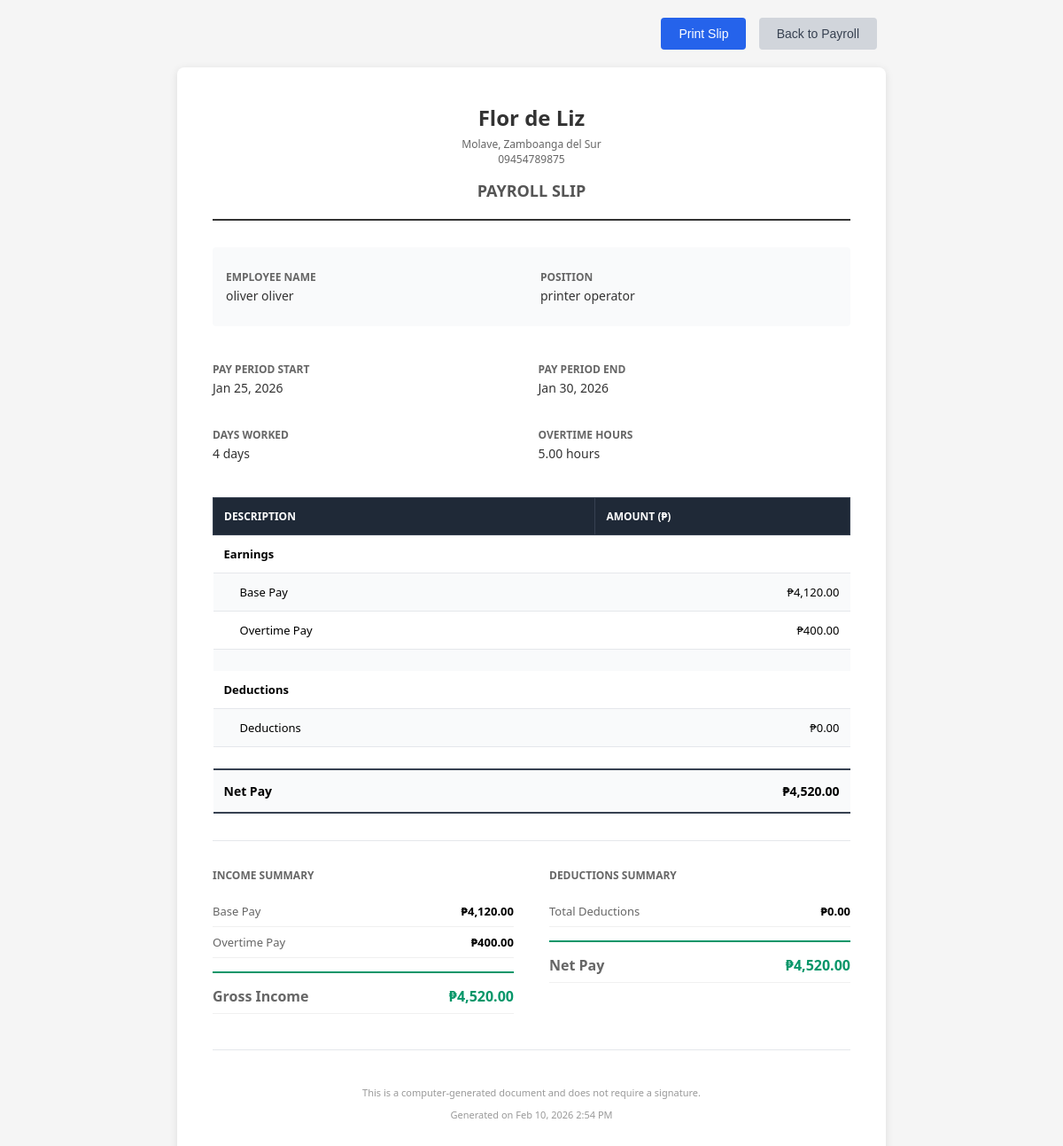
The app's page /admin/payroll/slip.php?id=3 (signed in) with its own data.
### tables this page shows
CREATE TABLE `payroll` (
  `id` int(11) NOT NULL,
  `employee_id` int(11) NOT NULL,
  `pay_period_start` date NOT NULL,
  `pay_period_end` date NOT NULL,
  `days_worked` int(11) DEFAULT 0,
  `overtime_hours` decimal(5,2) DEFAULT 0.00,
  `base_pay` decimal(10,2) DEFAULT 0.00,
  `overtime_pay` decimal(10,2) DEFAULT 0.00,
  `deductions` decimal(10,2) DEFAULT 0.00,
  `total_pay` decimal(10,2) DEFAULT 0.00,
  `status` enum('draft','approved','paid') DEFAULT 'draft',
  `notes` text DEFAULT NULL,
  `created_at` timestamp NOT NULL DEFAULT current_timestamp(),
  `updated_at` timestamp NOT NULL DEFAULT current_timestamp() ON UPDATE current_timestamp()
);

CREATE TABLE `employees` (
  `id` int(11) NOT NULL,
  `user_id` int(11) DEFAULT NULL,
  `first_name` varchar(50) DEFAULT NULL,
  `last_name` varchar(50) DEFAULT NULL,
  `email` varchar(100) DEFAULT NULL,
  `phone` varchar(20) DEFAULT NULL,
  `position` varchar(100) DEFAULT NULL,
  `hire_date` date DEFAULT NULL,
  `daily_rate` decimal(10,2) DEFAULT 1730.00,
  `overtime_rate` decimal(10,2) DEFAULT 80.00,
  `is_active` tinyint(1) DEFAULT 1,
  `created_at` timestamp NOT NULL DEFAULT current_timestamp(),
  `updated_at` timestamp NOT NULL DEFAULT current_timestamp() ON UPDATE current_timestamp()
);

### admin/payroll/slip.php (the view, shortened to what this page needs)
<?php
$conn = require_once __DIR__ . '/../../config/database.php';
$id = $_GET['id'] ?? null;
$stmt = $conn->prepare("
    SELECT p.*, e.first_name, e.last_name, e.position, e.daily_rate, e.overtime_rate, u.email
    FROM payroll p
    JOIN employees e ON p.employee_id = e.id
    LEFT JOIN users u ON e.user_id = u.id
    WHERE p.id = ?
");
$stmt->bind_param('i', $id);
$stmt->execute();
$result = $stmt->get_result();
$payroll = $result->fetch_assoc();
$company_name = "Flor de Liz";
$company_address = "Molave, Zamboanga del Sur";
$company_contact = "09454789875";
?>
<!DOCTYPE html>
<html lang="en">
<head>
</head>
<body>
    <div class="container">
        <div class="no-print">
            <button class="btn btn-print" onclick="window.print()">Print Slip</button>
            <button class="btn btn-back" onclick="window.location.href='../payroll.php'">Back to Payroll</button>
        </div>
        <div class="payroll-slip">
            <div class="header">
                <div class="company-name"><?php echo $company_name; ?></div>
                <div style="font-size: 12px; color: #666; margin-top: 5px;">
                    <?php echo $company_address; ?><br>
                    <?php echo $company_contact; ?>
                </div>
                <div class="document-title">PAYROLL SLIP</div>
            </div>
            <div class="employee-info">
                <div>
                    <div class="info-item">
                        <div class="info-label">Employee Name</div>
                        <div class="info-value"><?php echo htmlspecialchars($payroll['first_name'] . ' ' . $payroll['last_name']); ?></div>
                    </div>
                </div>
                <div>
                    <div class="info-item">
                        <div class="info-label">Position</div>
                        <div class="info-value"><?php echo htmlspecialchars($payroll['position']); ?></div>
                    </div>
                </div>
            </div>
            <div class="info-section">
                <div class="info-item">
                    <div class="info-label">Pay Period Start</div>
                    <div class="info-value"><?php echo date('M d, Y', strtotime($payroll['pay_period_start'])); ?></div>
                </div>
                <div class="info-item">
                    <div class="info-label">Pay Period End</div>
                    <div class="info-value"><?php echo date('M d, Y', strtotime($payroll['pay_period_end'])); ?></div>
                </div>
                <div class="info-item">
                    <div class="info-label">Days Worked</div>
                    <div class="info-value"><?php echo $payroll['days_worked']; ?> days</div>
                </div>
                <div class="info-item">
                    <div class="info-label">Overtime Hours</div>
                    <div class="info-value"><?php echo number_format($payroll['overtime_hours'], 2); ?> hours</div>
                </div>
            </div>
            <table class="salary-table">
                <thead>
                    <tr>
                        <th style="width: 60%;">Description</th>
                        <th style="width: 40%;" class="amount">Amount (₱)</th>
                    </tr>
                </thead>
                <tbody>
                    <tr>
                        <td><strong>Earnings</strong></td>
                        <td></td>
                    </tr>
                    <tr>
                        <td style="padding-left: 30px;">Base Pay</td>
                        <td class="amount">₱<?php echo number_format($payroll['base_pay'], 2); ?></td>
                    </tr>
                    <tr>
                        <td style="padding-left: 30px;">Overtime Pay</td>
                        <td class="amount">₱<?php echo number_format($payroll['overtime_pay'], 2); ?></td>
                    </tr>
                    <tr>
                        <td colspan="2" style="height: 8px; border: none;"></td>
                    </tr>
                    <tr>
                        <td><strong>Deductions</strong></td>
                        <td></td>
                    </tr>
                    <tr>
                        <td style="padding-left: 30px;">Deductions</td>
                        <td class="amount">₱<?php echo number_format($payroll['deductions'], 2); ?></td>
                    </tr>
                    <tr>
                        <td colspan="2" style="height: 8px; border: none;"></td>
                    </tr>
                    <tr class="total-row">
                        <td><strong>Net Pay</strong></td>
                        <td class="amount"><strong>₱<?php echo number_format($payroll['total_pay'], 2); ?></strong></td>
                    </tr>
                </tbody>
            </table>
            <div class="summary">
                <div class="summary-column">
                    <h3>Income Summary</h3>
                    <div class="summary-item">
                        <span class="summary-label">Base Pay</span>
                        <span class="summary-amount">₱<?php echo number_format($payroll['base_pay'], 2); ?></span>
                    </div>
                    <div class="summary-item">
                        <span class="summary-label">Overtime Pay</span>
                        <span class="summary-amount">₱<?php echo number_format($payroll['overtime_pay'], 2); ?></span>
                    </div>
                    <div class="summary-item net-pay">
                        <span class="summary-label">Gross Income</span>
                        <span class="summary-amount">₱<?php echo number_format($payroll['base_pay'] + $payroll['overtime_pay'], 2); ?></span>
                    </div>
                </div>
                <div class="summary-column">
                    <h3>Deductions Summary</h3>
                    <div class="summary-item">
                        <span class="summary-label">Total Deductions</span>
                        <span class="summary-amount">₱<?php echo number_format($payroll['deductions'], 2); ?></span>
                    </div>
                    <div class="summary-item net-pay">
                        <span class="summary-label">Net Pay</span>
                        <span class="summary-amount">₱<?php echo number_format($payroll['total_pay'], 2); ?></span>
                    </div>
                </div>
            </div>
            <div class="footer">
                <p>This is a computer-generated document and does not require a signature.</p>
                <p style="margin-top: 10px;">Generated on <?php echo date('M d, Y g:i A'); ?></p>
            </div>
        </div>
    </div>
</body>
</html>

### admin/payroll/slip.php (style rules this page uses)
* { margin: 0; padding: 0; box-sizing: border-box; }
body { font-family: 'Segoe UI', Tahoma, Geneva, Verdana, sans-serif; background-color: #f5f5f5; padding: 20px; }
.container { max-width: 800px; margin: 0 auto; }
.no-print { display: block; margin-bottom: 20px; text-align: right; }
.btn { display: inline-block; padding: 10px 20px; margin-right: 10px; border: none; border-radius: 4px; cursor: pointer; font-size: 14px; transition: background-color 0.3s; }
.btn-print { background-color: #2563eb; color: white; }
.btn-back { background-color: #d1d5db; color: #374151; }
.payroll-slip { background: white; padding: 40px; border-radius: 8px; box-shadow: 0 2px 10px rgba(0, 0, 0, 0.1); page-break-after: always; }
.header { text-align: center; border-bottom: 2px solid #333; padding-bottom: 20px; margin-bottom: 30px; }
.company-name { font-size: 24px; font-weight: bold; color: #333; margin-bottom: 5px; }
.document-title { font-size: 18px; font-weight: bold; color: #555; margin-top: 15px; }
.employee-info { display: grid; grid-template-columns: 1fr 1fr; gap: 20px; margin-bottom: 30px; padding: 15px; background-color: #f9fafb; border-radius: 4px; }
.info-section { display: grid; grid-template-columns: 1fr 1fr; gap: 15px; margin-bottom: 30px; }
.info-item { padding: 10px 0; }
.info-label { font-size: 12px; color: #666; text-transform: uppercase; font-weight: 600; margin-bottom: 3px; }
.info-value { font-size: 14px; color: #333; font-weight: 500; }
.salary-table { width: 100%; border-collapse: collapse; margin-bottom: 20px; }
.salary-table th { background-color: #1f2937; color: white; padding: 12px; text-align: left; font-weight: 600; font-size: 12px; text-transform: uppercase; border: 1px solid #374151; }
.salary-table td { padding: 12px; border-bottom: 1px solid #e5e7eb; font-size: 13px; }
.salary-table tr:nth-child(even) { background-color: #f9fafb; }
.amount { text-align: right; font-weight: 500; }
.total-row { background-color: #f3f4f6; font-weight: bold; border-top: 2px solid #374151; border-bottom: 2px solid #374151; }
.total-row td { padding: 14px 12px; font-size: 14px; }
.summary { display: grid; grid-template-columns: 1fr 1fr; gap: 40px; margin-top: 30px; padding-top: 30px; border-top: 1px solid #e5e7eb; }
.summary-column h3 { font-size: 12px; text-transform: uppercase; color: #666; font-weight: 600; margin-bottom: 15px; }
.summary-item { display: flex; justify-content: space-between; padding: 8px 0; font-size: 13px; border-bottom: 1px solid #f0f0f0; }
.summary-label { color: #666; }
.summary-amount { font-weight: 600; text-align: right; }
.net-pay { font-size: 16px; font-weight: bold; color: #059669; padding-top: 15px; border-top: 2px solid #059669; margin-top: 15px; }
.footer { text-align: center; padding-top: 40px; margin-top: 40px; border-top: 1px solid #e5e7eb; font-size: 11px; color: #999; }

### records on screen
payroll: employee.last_name "oliver oliver", employee.position "printer operator", pay_period_start "Jan 25, 2026", pay_period_end "Jan 30, 2026", days_worked "4", overtime_hours "5.00", base_pay "4,120.00", overtime_pay "400.00", deductions "0.00", total_pay "4,520.00", $payroll['base_pay'] + $payroll['overtime_pay'] "4,520.00"

### other values on screen
$company_name "Flor de Liz"
$company_address "Molave, Zamboanga del Sur"
$company_contact "09454789875"
